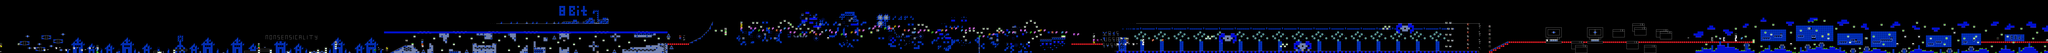

A level layout from a 2D game, rendered from its tile map. Below: a short description, then the map file with tile-grid data replaced by summaries:
An orthogonal 1040x27 tile map with 16x16 px tiles, 2 tile layers (SP, ...), 2 tilesets.

<map version="1.10" tiledversion="1.11.2" orientation="orthogonal" renderorder="right-down" width="1040" height="27" tilewidth="16" tileheight="16" infinite="0" nextlayerid="3" nextobjectid="1">
 <editorsettings>
  <chunksize width="16" height="27" />
  <export target="../LEVELS/LEVEL DATA/lvlset_C/overawed.csv" format="csv" />
 </editorsettings>
 <tileset firstgid="1" name="famidash" tilewidth="16" tileheight="16" tilecount="256" columns="16">
  <image source="../../../GRAPHICS/famidash.bmp" width="256" height="256" />
 </tileset>
 <tileset firstgid="257" name="sprites" tilewidth="16" tileheight="16" tilecount="256" columns="16">
  <image source="../../../GRAPHICS/sprites.png" width="256" height="256" />
 </tileset>
 <layer id="1" width="1040" height="27">
  <data>[28080 cells, 11434 non-empty, 135 distinct tile ids]</data>
 </layer>
 <layer id="2" name="SP" width="1040" height="27">
  <data>[28080 cells, 365 non-empty, 70 distinct tile ids]</data>
 </layer>
</map>
